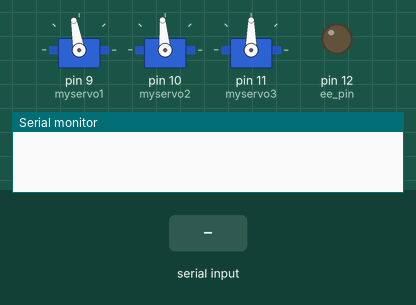
The sketch below on a simulated Arduino Uno, built with avr-gcc and run on an emulated ATmega328P. Parts: 3 × servo, output pins drawn as LEDs (lit = HIGH), the last lines printed to the serial monitor. Inputs (shaded band) come from the test bench.

Above: at 1.5 s.
1.6 s: "30,150,10\n" received over Serial
At 3.0 s:
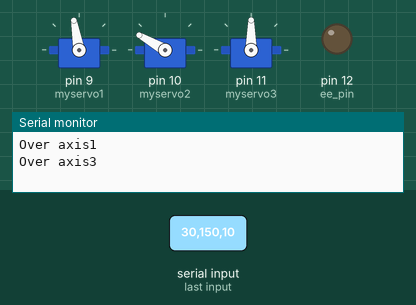
4.0 s: "2\n" received over Serial
At 4.7 s:
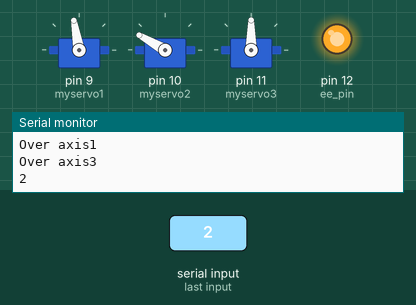
5.5 s: "1\n" received over Serial
At 7.3 s:
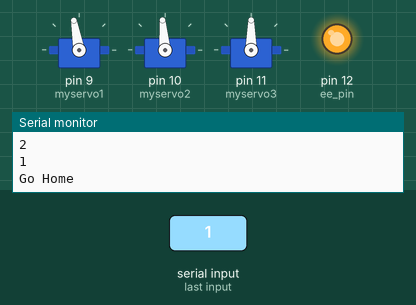
8.0 s: "90,45,200\n" received over Serial
At 10.89 s:
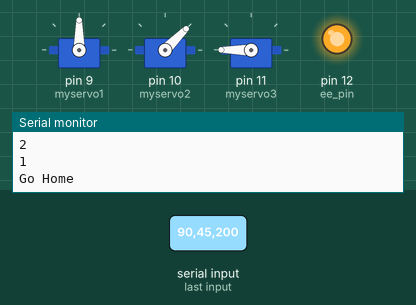
11.0 s: "3\n" received over Serial
At 11.8 s:
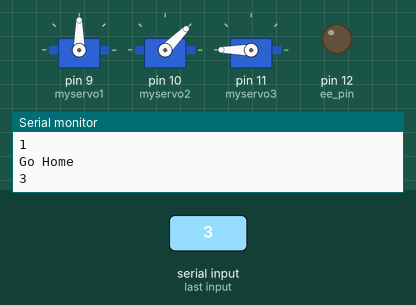
12.5 s: "90,45\n" received over Serial
At 15.3 s:
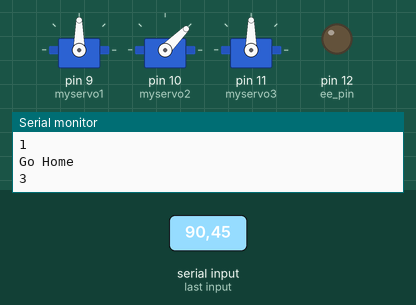
Timing chart, 0 to 16.5 s (numbered marks = the images above; inputs shaded):
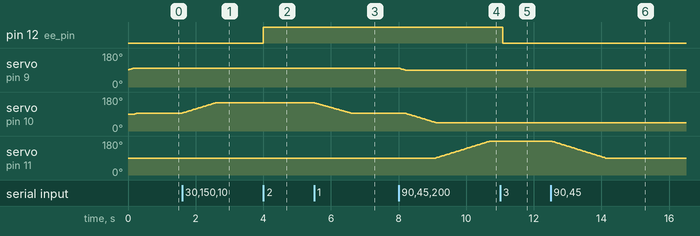

The sketch:

V1_ROBOT.ino
```cpp
#include <Servo.h>
#include <Math.h>
Servo myservo1;
Servo myservo2;
Servo myservo3;
float pi = 3.14;
// limit
int axis1_limit[2],axis2_limit[2],axis3_limit[2];
//home position
int axis1_home=100,axis2_home=95,axis3_home=90;
//toa do goc
int pos1 = 0,pos2 = 0,pos3 = 0;
int cur_pos1 = 0,cur_pos2 = 0,cur_pos3 = 0;
int omega1=0,omega2=0,omega3=0;
// toa do x,y,z
int x,y,z;
// end-effector
bool ee=false;
// learning
int i; // so diem da hoc
int points[10][3];
// end effector
bool ee_flag=false;
int ee_pin=12;

void goHome(){
  int speed=20;
  cur_pos1= myservo1.read();
  cur_pos2= myservo2.read();
  cur_pos3= myservo3.read();
  while (cur_pos1!=axis1_home)
  {
    if (cur_pos1 > axis1_home) {
          cur_pos1--; // Decrease value1 by 1
        } else {
          cur_pos1++; // Increase value1 by 1
    }
    myservo1.write(cur_pos1);
    delay(speed);
    }
  while (cur_pos2!=axis2_home)
  {
    if (cur_pos2 > axis2_home) {
          cur_pos2--; // Decrease value1 by 1
        } else {
          cur_pos2++; // Increase value1 by 1
    }
    myservo2.write(cur_pos2);
    delay(speed);
    }
  while (cur_pos3!=axis3_home)
  {
    if (cur_pos3 > axis3_home) {
          cur_pos3--; // Decrease value1 by 1
        } else {
          cur_pos3++; // Increase value1 by 1
    }
    myservo3.write(cur_pos3);
    delay(speed);
    }
}
void setup() {
    pinMode(ee_pin, OUTPUT);

    myservo1.attach(9);
    myservo2.attach(10);
    myservo3.attach(11);
    Serial.begin(9600);
    // setup limit of servo
    axis1_limit[0]=35;
    axis2_limit[0]=35;
    axis3_limit[0]=35;
    axis1_limit[1]=215;
    axis2_limit[1]=215;
    axis3_limit[1]=215;

    // Setup
    goHome();
    i=0;
}


void axis1_goto(int desired_pos)
{
  int pos=myservo1.read();
  while (pos!=desired_pos)
  {
    if (pos > desired_pos) {
          pos--; // Decrease value1 by 1
        } else {
          pos++; // Increase value1 by 1
    }
    myservo1.write(pos);
    delay(18);
    }
}
void axis2_goto(int desired_pos)
{
  int pos=myservo2.read();
  while (pos!=desired_pos)
  {
    if (pos > desired_pos) {
          pos--; // Decrease value1 by 1
        } else {
          pos++; // Increase value1 by 1
    }
    myservo2.write(pos);
    delay(18);
    }
}
void axis3_goto(int desired_pos)
{
  int pos=myservo3.read();
  while (pos!=desired_pos)
  {
    if (pos > desired_pos) {
          pos--; // Decrease value1 by 1
        } else {
          pos++; // Increase value1 by 1
    }
    myservo3.write(pos);
    delay(18);
    }
}
int lamtron(float a){
  a = a*180/pi;
  float thamso=0;
  thamso = a - (int)a;
  if (thamso>0.5)
    return ((int)a+1);
  else
    return (int)a;
}
void decodeString(String inputString, int &x, int &y, int &z) {
  // Find the position of the commas in the string
  int comma1 = inputString.indexOf(',');
  //Serial.print(comma1);
  int comma2 = inputString.indexOf(',', comma1 + 1);

  // Extract substrings from the original string
  String xString = inputString.substring(0,comma1);
  String yString = inputString.substring(comma1 + 1, comma2);
  String zString = inputString.substring(comma2 + 1);

  // Convert substrings to integers
  x = xString.toInt();
  y = yString.toInt();
  z = zString.toInt();
  /*
  Serial.print("X: ");
  Serial.println(x);
  Serial.print("Y: ");
  Serial.println(y);
  Serial.print("Z: ");
  Serial.println(z);
  */
}

void calculate1(int x, int y, int z, int *pos1, int *pos2, int *pos3){
  float theta1=0,theta2=0,theta3=0;
  // tinh theta1
  float r = sqrt(pow(x, 2) + pow(y, 2));
  theta1=asin((-10.5)/r)-acos(x/r);
  //tinh theta2
  float A,B;
  float a,b,c;
  A = x*cos(theta1)+y*sin(theta1);
  B = z-108.5;
  a = -2*A*250;
  b = 2*B*250;
  c = -pow(250, 2)-pow(A, 2)-pow(B, 2);
  r = sqrt(pow(a, 2) + pow(a, 2));
  theta2=asin((c)/r)-acos(b/r);
  //tinh theta3
  theta3 = acos((z-108.5+250*sin(theta2))/250)-theta2;
  // gan toa do cho robot
  if(theta1<0)
    theta1=-theta1;

  //gan vi tri cho robot
  *pos1=x;
  *pos2=y;
  *pos3=z;

  /*
  Serial.print("pos1: ");
  Serial.println(*pos1);
  Serial.print("pos2: ");
  Serial.println(*pos2);
  Serial.print("pos3: ");
  Serial.println(*pos3);
  */

}
void read_position(){
  int pos1= myservo3.read();
  Serial.println(pos1);
  delay(100);
}

void test(){
  //axis1_goto(15);
  //axis2_goto(30);
  //goHome();
  /*
  for(pos1 = 0; pos1 < 180; pos1 += 1){
        myservo1.write(pos1);
        myservo2.write(pos1);
        myservo3.write(pos1);
        delay(15);//cang nho toc do quay cang nhanh
        cur_pos1= myservo1.read();
        cur_pos2= myservo2.read();
        cur_pos3= myservo3.read();
        Serial.print("Servo1 = ");
        Serial.println(cur_pos1);

        Serial.print("Servo2 = ");
        Serial.println(cur_pos2);

        Serial.print("Servo3 = ");
        Serial.println(cur_pos3);
    }

  delay(1000);
  for(pos1 = 180; pos1 > 0; pos1 -= 1){
        myservo1.write(pos1);
        myservo2.write(pos1);
        myservo3.write(pos1);
        delay(15);
    }
  delay(1000);
  */

}
void loop() {

 if (Serial.available() > 0) {
    // Read the value from the computer
    String inputString = Serial.readStringUntil('\n');
    int string_length = inputString.length();
    //Serial.println(string_length);
    // go to x,y,z
    if (string_length>1){

      decodeString(inputString, x, y, z);
      // calculate omega 1,2,3
      calculate1(x,y,z, &pos1, &pos2, &pos3);
      // Axis1
      if((pos1 < axis1_limit[1]) && (pos1 >axis1_limit[0])){
        axis1_goto(pos1);
        //Serial.print(pos1);
      } else
      {
        Serial.println("Over axis1");
      }
      // Axis2
      if((pos2 < axis2_limit[1]) && (pos2 >axis2_limit[0])){
        axis2_goto(pos2);
        //Serial.print(pos2);
      } else
      {
        Serial.println("Over axis2");
      }
      // Axis1
      if((pos3 < axis3_limit[1]) && (pos3 >axis3_limit[0])){
        axis3_goto(pos3);
        //Serial.print(pos3);
      } else
      {
        Serial.println("Over axis3");
      }
    }
    // end go to x,y,z

    //Function
    if (string_length==1){
    // Process the value using a switch case
    Serial.println(inputString);
    int function = inputString.toInt();
    switch (function) {
      // Go Home
      case 1:
        Serial.println("Go Home");
        goHome();
        break;
      // On end effector
      case 2:
        digitalWrite(ee_pin, 1);
        break;
      // Off end effector
      case 3:
        digitalWrite(ee_pin, 0);
        break;
      // teach point
      case 4:
        points[i][0]=x;
        points[i][1]=y;
        points[i][2]=z;
        /*
        Serial.println("DA HOC ");
        Serial.print("Axis1 :");
        Serial.println(points[i][0]);
        Serial.print("Axis2 :");
        Serial.println(points[i][1]);
        Serial.print("Axis3 :");
        Serial.println(points[i][2]);
        */
        i++;
        break;
      // AUTO
      case 5:
        //Serial.println("ROBOT RUN :");
        for (int j=0; j<i;j++)
        {
          /*
          Serial.print("Axis1 :");
          Serial.println(points[j][0]);
          Serial.print("Axis2 :");
          Serial.println(points[j][1]);
          Serial.print("Axis3 :");
          Serial.println(points[j][2]);
          Serial.println("DONE------------- :");
          */
          // ee on
          if(j==1)
          {
            delay(2000);
            digitalWrite(ee_pin, 1);
          }

          axis1_goto(points[j][0]);
          axis2_goto(points[j][1]);
          axis3_goto(points[j][2]);
          if(j==(i-1))
          {
            delay(2000);
            digitalWrite(ee_pin, 0);
          }
          delay(100);
        }
        break;
      // Clear points
      case 6:
        i=0;
        break;
      default:
        // Code to execute for other cases
        Serial.println("Invalid value received");
        break;
    }// end switch
    }

  }// end if

  //read_position();
} //end program
```

Measured:
- after the input at 1.6 s, servo on pin 10 (myservo2): moves from 95° to 150° over 0.98 s, starting at once
- after the input at 4.0 s, pin 12 (ee_pin): LOW → HIGH at once
- after the input at 5.5 s, servo on pin 10 (myservo2): moves from 150° to 95° over 1.1 s, starting at once
- after the input at 8.0 s, servo on pin 9 (myservo1): 100° → 90° at once; servo on pin 10 (myservo2): moves from 95° to 45° over 0.90 s, starting after 0.19 s; servo on pin 11 (myservo3): moves from 90° to 180° over 1.6 s, starting after 1.1 s
- after the input at 11.0 s, pin 12 (ee_pin): HIGH → LOW after 0.08 s
- after the input at 12.5 s, servo on pin 11 (myservo3): moves from 180° to 90° over 1.6 s, starting at once
